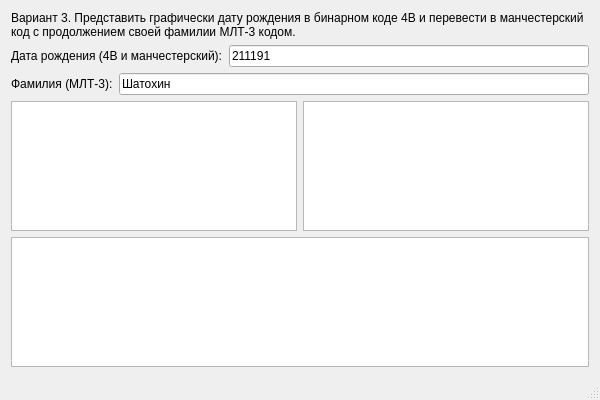
<?xml version="1.0" encoding="UTF-8"?>
<ui version="4.0">
 <class>MainWindow</class>
 <widget class="QMainWindow" name="MainWindow">
  <property name="geometry">
   <rect>
    <x>0</x>
    <y>0</y>
    <width>600</width>
    <height>400</height>
   </rect>
  </property>
  <property name="windowTitle">
   <string>Lab 3 - Манчестерский и МЛТ-3 код</string>
  </property>
  <widget class="QWidget" name="centralWidget">
   <layout class="QVBoxLayout" name="verticalLayout">
    <item>
     <widget class="QLabel" name="label">
      <property name="text">
       <string>Вариант 3. Представить графически дату рождения в бинарном коде 4В и перевести в манчестерский код с продолжением своей фамилии МЛТ-3 кодом.</string>
      </property>
      <property name="wordWrap">
       <bool>true</bool>
      </property>
     </widget>
    </item>
    <item>
     <layout class="QHBoxLayout" name="horizontalLayout">
      <item>
       <widget class="QLabel" name="label_2">
        <property name="text">
         <string>Дата рождения (4B и манчестерский):</string>
        </property>
       </widget>
      </item>
      <item>
       <widget class="QLineEdit" name="lineEdit4BManchester">
        <property name="text">
         <string>211191</string>
        </property>
       </widget>
      </item>
     </layout>
    </item>
    <item>
     <layout class="QHBoxLayout" name="horizontalLayout_2">
      <item>
       <widget class="QLabel" name="label_3">
        <property name="text">
         <string>Фамилия (МЛТ-3):</string>
        </property>
       </widget>
      </item>
      <item>
       <widget class="QLineEdit" name="lineEditMlt3">
        <property name="text">
         <string>Шатохин</string>
        </property>
       </widget>
      </item>
     </layout>
    </item>
    <item>
     <layout class="QHBoxLayout" name="horizontalLayout_3">
      <item>
       <widget class="QPlainTextEdit" name="textEdit4B"/>
      </item>
      <item>
       <widget class="QPlainTextEdit" name="textEditMlt3"/>
      </item>
     </layout>
    </item>
    <item>
     <widget class="QGraphicsView" name="graphicsView"/>
    </item>
   </layout>
  </widget>
  <widget class="QStatusBar" name="statusBar"/>
 </widget>
 <layoutdefault spacing="6" margin="11"/>
 <resources/>
 <connections/>
</ui>
